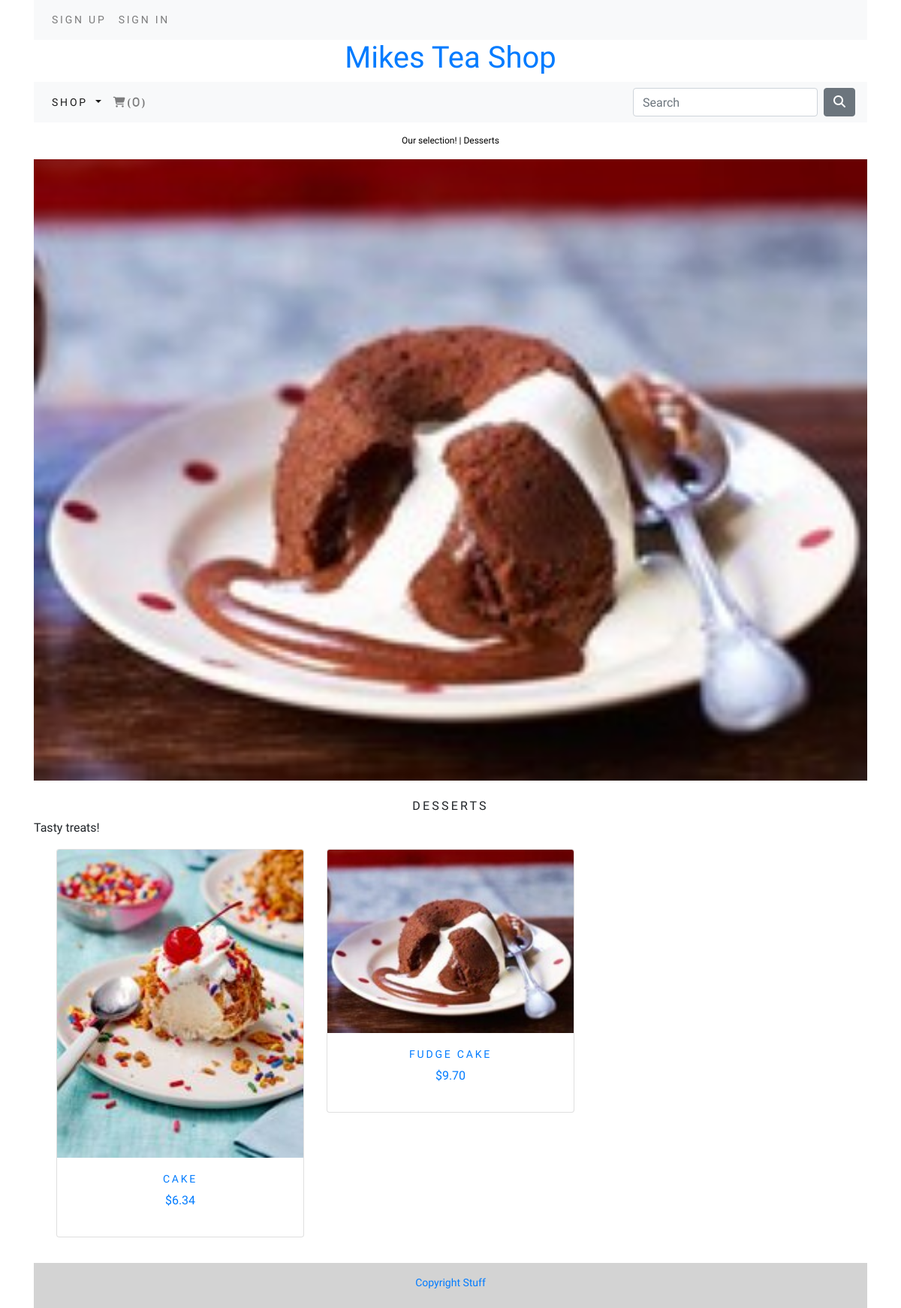
/shop/desserts/, run on the app's committed database.
### shop/models.py (models this page shows, shortened)
class Category(models.Model):
    name = models.CharField(max_length=250, unique=True)
    slug = models.SlugField(max_length=250, unique=True)
    description = models.TextField(blank=True)
    image = models.ImageField(upload_to='category', blank = True, default='/static/media/category/herbal-tea.jpg')
    class Meta:
        ordering = ('name',)
        verbose_name = 'category'
        verbose_name_plural = 'categories'
    def get_url(self):
        return reverse('shop:products_by_category', args=[self.slug])

class Product(models.Model):
    name = models.CharField(max_length=250, unique=True)
    slug = models.SlugField(max_length=250, unique=True)
    description = models.TextField(blank=True)
    Category = models.ForeignKey(Category, on_delete=models.CASCADE)
    price = models.DecimalField(max_digits=10, decimal_places=2)
    image = models.ImageField(upload_to='product', blank = True, default='/static/media/category/herbal-tea.jpg')
    stock = models.IntegerField()
    available = models.BooleanField(default=True)
    created = models.DateTimeField(auto_now_add=True)
    updated = models.DateTimeField(auto_now = True)
    class Meta:
        ordering = ('name',)
        verbose_name = 'product'
        verbose_name_plural = 'products'
    def get_url(self):
        return reverse('shop:ProdCatDetail', args=[self.Category.slug,self.slug])

### shop/views.py (the view)
# urls.py: path('', views.allProdCat, name='allProdCat'),
def allProdCat(request, c_slug = None):
    catPage = None
    products = None
    if c_slug != None:
        catPage = get_object_or_404(Category, slug = c_slug)
        productsList = Product.objects.filter(Category=catPage,available=True)
    else:
        productsList = Product.objects.all().filter(available=True)
    pr = Paginator(productsList, 6)
    try:
        page = int(request.GET.get('page','1'))
    except:
        page = 1
    try:
        products = pr.page(page)
    except(EmptyPage, InvalidPage):
        products = pr.page(pr.num_pages)
    return render(request, 'shop/category.html',{'Category' : catPage, 'products' : products})

### cart/context_processors.py (called while the page is built)
def counter(request):
    item_count = 0
    if 'admin' in request.path:
        return {}
    else:
        try:
            cart = Cart.objects.filter(cart_id=_cart_id(request))
            cart_items = CartItem.objects.all().filter(cart=cart[:1])
            for cart_item in cart_items:
                item_count += cart_item.quantity
        except Cart.DoesNotExist:
            item_count = 0
    return dict(item_count = item_count)

### cart/views.py (called while the page is built)
def _cart_id(request):
    cart = request.session.session_key
    if not cart:
        cart = request.session.create()
    return cart

### shop/context_processor.py (called while the page is built)
def menu_links(request):
    links = Category.objects.all()
    return dict(links=links)

### shop/templates/shop/category.html (shortened to what this page needs)
{% extends "base.html" %}
{% load staticfiles %}
{% block content %}
    {% if Category %}
        <div class="row my_row_class">
            <div class = "mx-auto center">
                <p><a href="{% url 'shop:allProdCat' %}"> Our selection!</a> | {{Category.name}} </p>
            </div>
        </div>
     {% endif %}
     <div class="mx-auto">
        {% if Category %}
            <img class ="my_image" src = "{{Category.image.url}}" alt="{{Category.name}}">
    </div>
    <br>
    <div>
        <h1 class = "text-center my_title">{{Category.name}}</h1>
        <p class = "text-justify">{{Category.description}}</p>
    </div>
    {% endif %}
    <div class = "container">
        <div class = "row mx-auto">
        {% for product in products.object_list %}
            <div class = "my_bottom_margin col-9 col-sm-12 col-md-4 col-md-12 col-lg-4">
                <div class="card text-center" style="min-width: 18rem;">
                    {% if product.image %}
                    <a href = "{{product.get_url}}"><img class="card-img-top my_image"src = "{{product.image.url}}" alt = "{{product.name}}"</a>
                    {% endif %}
                 <div class = "card-body">
                    <h4>{{product.name}}</h4>
                    <p>${{product.price}}</p>
                 </div>
                </div>
            </div>
        {% endfor %}
        </div>
        <div class ="mx-auto">
        <br>
    </div>
{% endblock %}

### static/css/custom.css (style rules this page uses)
body { font-family: 'Castoro', serif; }
.my_row_class { padding-top: 15px; }
.my_row_class .mx-auto p { color: #000; font-size: 12px; }
.my_row_class .mx-auto p a { color: #000; font-size: 12px; text-decoration: None; }
.my_image { width: 100%; height: auto; }
.my_title { font-size: 16px; text-transform: uppercase; letter-spacing: .2em; }
.my_bottom_margin { margin-bottom: 10px; }
.card-body h4 { font-size: 14px; text-transform: uppercase; letter-spacing: .2em; }

### data on the page
Category: name "Desserts", image (picture), name "DESSERTS", description "Tasty treats!"
Product: image (picture), name "CAKE", price "6.34"
Product: image (picture), name "FUDGE CAKE", price "9.70"

### other printed values
{{ item_count }} "0"
